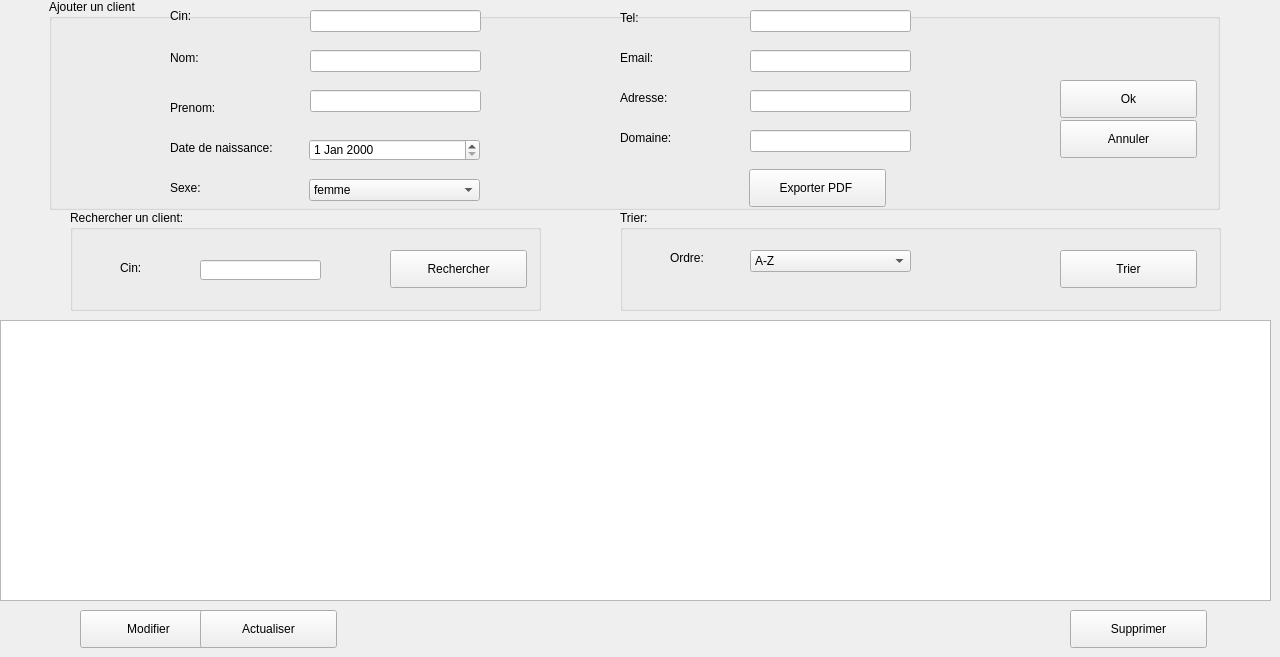
      <widget class="QWidget" name="tab_3">
       <attribute name="title">
        <string>Client</string>
       </attribute>
       <widget class="QLabel" name="label">
        <property name="geometry">
         <rect>
          <x>170</x>
          <y>0</y>
          <width>71</width>
          <height>31</height>
         </rect>
        </property>
        <property name="text">
         <string>Cin:</string>
        </property>
       </widget>
       <widget class="QLineEdit" name="lineEdit_cin">
        <property name="geometry">
         <rect>
          <x>310</x>
          <y>10</y>
          <width>171</width>
          <height>22</height>
         </rect>
        </property>
        <property name="maxLength">
         <number>9</number>
        </property>
       </widget>
       <widget class="QLabel" name="label_2">
        <property name="geometry">
         <rect>
          <x>170</x>
          <y>50</y>
          <width>56</width>
          <height>16</height>
         </rect>
        </property>
        <property name="text">
         <string>Nom:</string>
        </property>
       </widget>
       <widget class="QLabel" name="label_3">
        <property name="geometry">
         <rect>
          <x>170</x>
          <y>100</y>
          <width>56</width>
          <height>16</height>
         </rect>
        </property>
        <property name="text">
         <string>Prenom:</string>
        </property>
       </widget>
       <widget class="QLineEdit" name="lineEdit_nom">
        <property name="geometry">
         <rect>
          <x>310</x>
          <y>50</y>
          <width>171</width>
          <height>22</height>
         </rect>
        </property>
       </widget>
       <widget class="QLineEdit" name="lineEdit_prenom">
        <property name="geometry">
         <rect>
          <x>310</x>
          <y>90</y>
          <width>171</width>
          <height>22</height>
         </rect>
        </property>
       </widget>
       <widget class="QLabel" name="label_4">
        <property name="geometry">
         <rect>
          <x>170</x>
          <y>140</y>
          <width>141</width>
          <height>16</height>
         </rect>
        </property>
        <property name="text">
         <string>Date de naissance:</string>
        </property>
       </widget>
       <widget class="QLabel" name="label_5">
        <property name="geometry">
         <rect>
          <x>170</x>
          <y>180</y>
          <width>56</width>
          <height>16</height>
         </rect>
        </property>
        <property name="text">
         <string>Sexe:</string>
        </property>
       </widget>
       <widget class="QLabel" name="label_6">
        <property name="geometry">
         <rect>
          <x>620</x>
          <y>10</y>
          <width>56</width>
          <height>16</height>
         </rect>
        </property>
        <property name="text">
         <string>Tel:</string>
        </property>
       </widget>
       <widget class="QLabel" name="label_7">
        <property name="geometry">
         <rect>
          <x>620</x>
          <y>50</y>
          <width>56</width>
          <height>16</height>
         </rect>
        </property>
        <property name="text">
         <string>Email:</string>
        </property>
       </widget>
       <widget class="QLabel" name="label_8">
        <property name="geometry">
         <rect>
          <x>620</x>
          <y>90</y>
          <width>61</width>
          <height>16</height>
         </rect>
        </property>
        <property name="text">
         <string>Adresse:</string>
        </property>
       </widget>
       <widget class="QLabel" name="label_9">
        <property name="geometry">
         <rect>
          <x>620</x>
          <y>130</y>
          <width>71</width>
          <height>16</height>
         </rect>
        </property>
        <property name="text">
         <string>Domaine:</string>
        </property>
       </widget>
       <widget class="QLineEdit" name="lineEdit_tel">
        <property name="geometry">
         <rect>
          <x>750</x>
          <y>10</y>
          <width>161</width>
          <height>22</height>
         </rect>
        </property>
        <property name="maxLength">
         <number>9</number>
        </property>
       </widget>
       <widget class="QLineEdit" name="lineEdit_mail">
        <property name="geometry">
         <rect>
          <x>750</x>
          <y>50</y>
          <width>161</width>
          <height>22</height>
         </rect>
        </property>
       </widget>
       <widget class="QLineEdit" name="lineEdit_adresse">
        <property name="geometry">
         <rect>
          <x>750</x>
          <y>90</y>
          <width>161</width>
          <height>22</height>
         </rect>
        </property>
       </widget>
       <widget class="QLineEdit" name="lineEdit_domaine">
        <property name="geometry">
         <rect>
          <x>750</x>
          <y>130</y>
          <width>161</width>
          <height>22</height>
         </rect>
        </property>
       </widget>
       <widget class="QGroupBox" name="rechercher">
        <property name="geometry">
         <rect>
          <x>70</x>
          <y>210</y>
          <width>471</width>
          <height>101</height>
         </rect>
        </property>
        <property name="title">
         <string>Rechercher un client:</string>
        </property>
        <widget class="QLabel" name="label_10">
         <property name="geometry">
          <rect>
           <x>50</x>
           <y>50</y>
           <width>56</width>
           <height>16</height>
          </rect>
         </property>
         <property name="text">
          <string>Cin:</string>
         </property>
        </widget>
        <widget class="QLineEdit" name="cin2">
         <property name="geometry">
          <rect>
           <x>130</x>
           <y>50</y>
           <width>121</width>
           <height>20</height>
          </rect>
         </property>
         <property name="maxLength">
          <number>9</number>
         </property>
        </widget>
        <widget class="QPushButton" name="rechercher_2">
         <property name="geometry">
          <rect>
           <x>320</x>
           <y>40</y>
           <width>137</width>
           <height>38</height>
          </rect>
         </property>
         <property name="text">
          <string>Rechercher</string>
         </property>
         <property name="icon">
          <iconset>
           <normaloff>../../Downloads/icons8-rechercher-plus-24.png</normaloff>../../Downloads/icons8-rechercher-plus-24.png</iconset>
         </property>
        </widget>
       </widget>
       <widget class="QGroupBox" name="trier">
        <property name="geometry">
         <rect>
          <x>620</x>
          <y>210</y>
          <width>601</width>
          <height>101</height>
         </rect>
        </property>
        <property name="title">
         <string>Trier:</string>
        </property>
        <widget class="QLabel" name="label_13">
         <property name="geometry">
          <rect>
           <x>50</x>
           <y>40</y>
           <width>56</width>
           <height>16</height>
          </rect>
         </property>
         <property name="text">
          <string>Ordre:</string>
         </property>
        </widget>
        <widget class="QPushButton" name="trier_2">
         <property name="geometry">
          <rect>
           <x>440</x>
           <y>40</y>
           <width>137</width>
           <height>38</height>
          </rect>
         </property>
         <property name="text">
          <string>Trier</string>
         </property>
         <property name="icon">
          <iconset>
           <normaloff>../../Downloads/icons8-sort-alpha-up-reversed-48.png</normaloff>../../Downloads/icons8-sort-alpha-up-reversed-48.png</iconset>
         </property>
        </widget>
        <widget class="QComboBox" name="ordre">
         <property name="geometry">
          <rect>
           <x>130</x>
           <y>40</y>
           <width>161</width>
           <height>22</height>
          </rect>
         </property>
         <item>
          <property name="text">
           <string>A-Z</string>
          </property>
         </item>
         <item>
          <property name="text">
           <string>Z-A</string>
          </property>
         </item>
        </widget>
       </widget>
       <widget class="QPushButton" name="ajouter2">
        <property name="geometry">
         <rect>
          <x>1060</x>
          <y>80</y>
          <width>137</width>
          <height>38</height>
         </rect>
        </property>
        <property name="text">
         <string>Ok</string>
        </property>
       </widget>
       <widget class="QPushButton" name="pushButton_4">
        <property name="geometry">
         <rect>
          <x>1060</x>
          <y>120</y>
          <width>137</width>
          <height>38</height>
         </rect>
        </property>
        <property name="text">
         <string>Annuler</string>
        </property>
       </widget>
       <widget class="QTableView" name="tab_client">
        <property name="geometry">
         <rect>
          <x>0</x>
          <y>320</y>
          <width>1271</width>
          <height>281</height>
         </rect>
        </property>
       </widget>
       <widget class="QPushButton" name="supprimer">
        <property name="geometry">
         <rect>
          <x>1070</x>
          <y>610</y>
          <width>137</width>
          <height>38</height>
         </rect>
        </property>
        <property name="text">
         <string>Supprimer</string>
        </property>
        <property name="icon">
         <iconset>
          <normaloff>../../Downloads/icons8-supprimer-16.png</normaloff>../../Downloads/icons8-supprimer-16.png</iconset>
        </property>
       </widget>
       <widget class="QPushButton" name="modifier">
        <property name="geometry">
         <rect>
          <x>80</x>
          <y>610</y>
          <width>137</width>
          <height>38</height>
         </rect>
        </property>
        <property name="text">
         <string>Modifier</string>
        </property>
        <property name="icon">
         <iconset>
          <normaloff>../../Downloads/icons8-modifier-le-dossier-24.png</normaloff>../../Downloads/icons8-modifier-le-dossier-24.png</iconset>
        </property>
       </widget>
       <widget class="QGroupBox" name="ajouter">
        <property name="geometry">
         <rect>
          <x>49</x>
          <y>-1</y>
          <width>1171</width>
          <height>211</height>
         </rect>
        </property>
        <property name="styleSheet">
         <string notr="true">background-image: url(:/images/f2.png);</string>
        </property>
        <property name="title">
         <string>Ajouter un client</string>
        </property>
        <widget class="QPushButton" name="PDF">
         <property name="geometry">
          <rect>
           <x>700</x>
           <y>170</y>
           <width>137</width>
           <height>38</height>
          </rect>
         </property>
         <property name="text">
          <string>Exporter PDF </string>
         </property>
        </widget>
        <widget class="QComboBox" name="lineEdit_sexe">
         <property name="geometry">
          <rect>
           <x>260</x>
           <y>180</y>
           <width>171</width>
           <height>22</height>
          </rect>
         </property>
         <item>
          <property name="text">
           <string>femme</string>
          </property>
         </item>
         <item>
          <property name="text">
           <string>homme</string>
          </property>
         </item>
        </widget>
        <widget class="QDateEdit" name="lineEdit_date">
         <property name="geometry">
          <rect>
           <x>260</x>
           <y>140</y>
           <width>171</width>
           <height>22</height>
          </rect>
         </property>
        </widget>
       </widget>
       <widget class="QPushButton" name="pushButton_3">
        <property name="geometry">
         <rect>
          <x>200</x>
          <y>610</y>
          <width>137</width>
          <height>38</height>
         </rect>
        </property>
        <property name="text">
         <string>Actualiser</string>
        </property>
        <property name="icon">
         <iconset>
          <normaloff>../../Downloads/icons8-synchroniser-32.png</normaloff>../../Downloads/icons8-synchroniser-32.png</iconset>
        </property>
       </widget>
       <zorder>ajouter</zorder>
       <zorder>label</zorder>
       <zorder>lineEdit_cin</zorder>
       <zorder>label_2</zorder>
       <zorder>label_3</zorder>
       <zorder>lineEdit_nom</zorder>
       <zorder>lineEdit_prenom</zorder>
       <zorder>label_4</zorder>
       <zorder>label_5</zorder>
       <zorder>label_6</zorder>
       <zorder>label_7</zorder>
       <zorder>label_8</zorder>
       <zorder>label_9</zorder>
       <zorder>lineEdit_tel</zorder>
       <zorder>lineEdit_mail</zorder>
       <zorder>lineEdit_adresse</zorder>
       <zorder>lineEdit_domaine</zorder>
       <zorder>rechercher</zorder>
       <zorder>trier</zorder>
       <zorder>ajouter2</zorder>
       <zorder>pushButton_4</zorder>
       <zorder>tab_client</zorder>
       <zorder>supprimer</zorder>
       <zorder>modifier</zorder>
       <zorder>pushButton_3</zorder>
      </widget>
